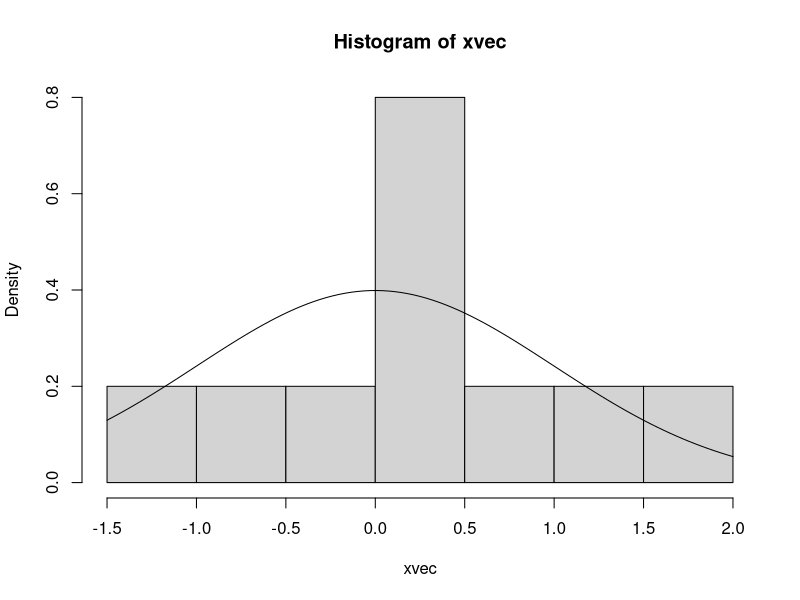

Source code (R):
# Exploring the Gaussian distribution (continuous) in R
n = 10 # Sample size
xvec = rnorm(n, mean = 0, sd = 1) # Draw of 1000 observations from Bell curve
hist(xvec, probability = TRUE) # Plot empirical distribution 
curve(dnorm(x, mean = 0, sd = 1), add = TRUE) # Plot continuous distribution

# Expected value of six sided die
die_values = 1:6
p_vec = rep(1/6, 6)
sum(die_values * 1/6)

# Expected value of a die roll squared 
sum(die_values^2 * p_vec)

# Expected value of sine of die roll 
sum(sin(die_values) * p_vec)
